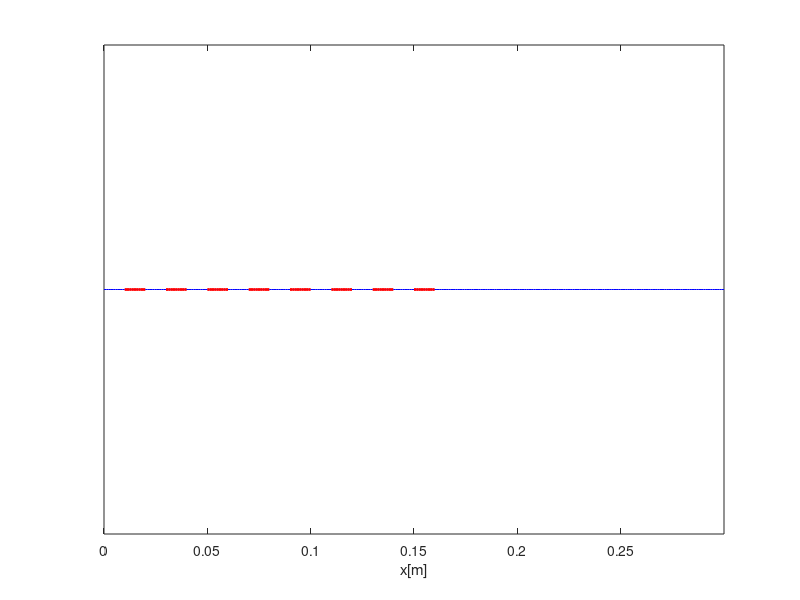
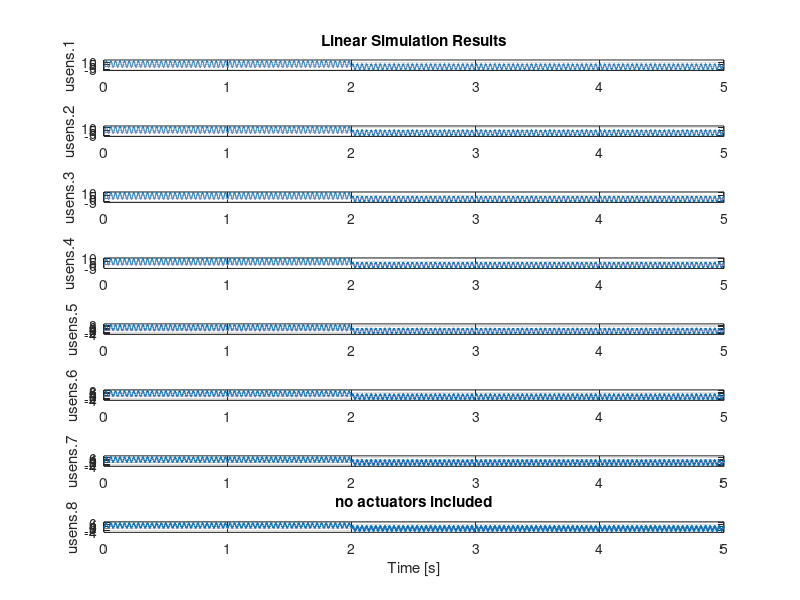

The MATLAB script that drew these images, in order: (Note: this script raises an error after producing the figures.)
clear all;clc;close all;   %#ok<CLSCR>
%%

%important  parameters

%my beam
%p=7880;         %steel
%p=7880;         %steel
%p=1800 ;         %epoxy resin/fiber glass beam
p=2770 ;         %aluminium
Width=0.02;h=0.003;
Asurface=Width*h;
I=(1/12)*Width*(h^3);
%E=2.1*(10^11);       %steel
%E=60*(10^9);          %epoxy regin/fiber glass beam
E=70*(10^9);          %alum
ltot=0.3;
m=p*Asurface*ltot;


%my patch
Epatch=50*1e9;             %piezoelectric patch Young mod piezo 50e9.
d31=-150*1e-12;               %piezoelectric patch
Wp=0.015;             %width
tpax=0.00065;          %thickness
e31=-7.5;
Length=0.01;         %length
epsilon33=1800*8.85*1e-12;       %clamped dielectric constant  
Cp=Length*Wp*epsilon33/tpax;

khatnum=E*I*3*Epatch*(((h/2)+tpax)^2-(h/2)^2)*d31;
khatden=4*tpax*(Epatch*((h/2+tpax)^3-(h/2)^3)+E*(h/2)^3);
khat=khatnum/khatden;

ga=khat/(p*Asurface);gs=(-d31*Epatch*Wp*((h/2)+tpax))/Cp;



zeta=1e-12*ones(8,1);
zeta2=[0.01;0.009;0.009;0.009;0.009;0.009;0.009;0.009];

%coef10e=1e+3;
coef10e=1e5;le2=1e+2;

n=30;                                      %seperation , #of elements

force=.1; %Nt
%lQrcon2=1e+20;lR=1e+5;         %ayto apodykneiei oti synadei me tis alles methodoys
lQrcon2=1e2;lR=1e+7;

%%
%FEMs
%consists of #n FEMs


%determine the number of the elements seperation

l=ltot/n;
ndofs=2*(n+1);                             %  # of dofs
Mtot=zeros(ndofs,ndofs);Ktot=zeros(ndofs,ndofs);
temp=0;kE=(E*I)/(l^3);mE=(1/420)*(p*Asurface*l);

for i=1:n                                 %Mtot & Ktot
    K=kE*([12 6*l -12 6*l ; 6*l 4*(l^2) -6*l 2*(l^2) ; -12 -6*l 12 -6*l ; 6*l 2*(l^2) -6*l 4*(l^2)]);
    M=mE*([156 22*l 54 -13*l ; 22*l 4*(l^2) 13*l -3*(l^2) ; 54 13*l 156 -22*l ; -13*l -3*(l^2) -22*l 4*(l^2)]);
    Mtot(temp+1:temp+4,temp+1:temp+4)=Mtot(temp+1:temp+4,temp+1:temp+4)+M;
    Ktot(temp+1:temp+4,temp+1:temp+4)=Ktot(temp+1:temp+4,temp+1:temp+4)+K;
    temp=temp+2;
end

%%
%contraints determination for fems
%eigenvalues & eigenvectors

Kr=Ktot(3:size(Ktot,1),3:size(Ktot,2));Mr=Mtot(3:size(Ktot,1),3:size(Ktot,2));
[vec,valsqr]=eig(Kr,Mr);Eigenvalues=sqrt(diag(valsqr));

%%
%modes
le=linspace(0,ltot/n,15);               %x-axis position
Wh=zeros(n,length(le),size(vec,2));    %modes matrix
vec1=[zeros(2,size(vec,1));vec];
for z=1:(size(vec,2))                  %for every mode 
      temp=0;
 for j=1:n                             %for every part

  for i=1:length(le)                   %for part length(plot)
  
   phi1=1-3*(le(i)/(ltot/n))^2+2*(le(i)/(ltot/n))^3;
   phi2=(ltot/n)*((le(i)/(ltot/n))-2*(le(i)/(ltot/n))^2+(le(i)/(ltot/n))^3);
   phi3=3*(le(i)/(ltot/n))^2-2*(le(i)/(ltot/n))^3;
   phi4=(ltot/n)*(-(le(i)/(ltot/n))^2+(le(i)/(ltot/n))^3);
   Wh(j,i,z)=phi1*vec1(1+temp,z)+phi2*vec1(2+temp,z)+phi3*vec1(3+temp,z)+phi4*vec1(4+temp,z);
  
  end 
      temp=temp+2;
 end
end

%%
%modeshapes WH 

WH=zeros(size(Wh,3),size(Wh,2)*size(Wh,1));

for i=1:size(Wh,3)
    temp=0;
   for j=1:size(Wh,1)
      WH(i,1+temp:size(Wh,2)+temp)=Wh(j,:,i);
      temp=temp+size(Wh,2) ;
   end
end
lee=[];constant=0;
for i=1:size(Wh,1)
    lee=[lee le+constant];                                %#ok<AGROW>
    constant=constant+(ltot/n);
end

figure;
for i=1:size(WH,1)
    subplot(size(WH,1)/2,2,i);plot(lee,WH(i,:));
    ylabel(['X_' num2str(i), '[m]']);xlabel(['x[m]  ' , '-  mode for eigenvalue  :  ',num2str(Eigenvalues(i))])
end
clf;close figure 1
%%
%Patches

temp=2;numofpatches=0;
for i=1:floor(n/2)
temp=temp+4;numofpatches=numofpatches+1;
end
if n>8; numofpatches=8; end
b=zeros(2*n,numofpatches);             %determine bs the refering to control actions on evr dof - patches implementation
bw=b(:,1);bw(size(bw,1)-1,1)=1;        %determine the vibration - force at the right edge

patches=zeros(1,numofpatches);
temp=2;temp2=1;temp3=1;holdxs=zeros(numofpatches,2);bi=zeros(numofpatches,size(Mr,1));
for i=1:numofpatches
b(temp,temp2)=-1;b(temp+2,temp2)=1;
bi(temp2,4*i-2)=-1;bi(temp2,4*i)=1;
holdxs(i,[1 2])=[(ltot/n)*temp3 (ltot/n)*(temp3+1)];
patches(i)=(temp/2)+1;
temp=temp+4;temp2=temp2+1;
temp3=temp3+2;
end
%%
%show patch position
figure;lin=0;lfin=ltot/n;
for i=1:n
plot(linspace(lin,lfin,10),zeros(1,length(linspace(lin,lfin,10))),'b');hold on
if mod(i,2)==0 && i<2*numofpatches+1; plot(linspace(lin,lfin,10),zeros(1,length(linspace(lin,lfin,10))),'r','linewidth',2);hold on;end
lin=lfin;lfin=lfin+ltot/n; 
end;xlim([0 ltot]);set(gca,'YTick',[]);xlabel('x[m]')


%%

SQ=sqrt(valsqr);Z=zeros(size(SQ,1),size(SQ,2));
for i=1:2*n
if i==1;Z(i,i)=SQ(i,i)*2*zeta(1,1);end
if i==2;Z(i,i)=SQ(i,i)*2*zeta(2,1);end
if i~=1 && i~=2;Z(i,i)=SQ(i,i)*2*zeta(3,1);end
end
Cr=Mr*vec*Z*vec'*Mr;


A=[zeros(2*n,2*n),eye(2*n);-inv(Mr)*Kr,-inv(Mr)*Cr];
B=[zeros(2*n,2*n);inv(Mr)]*b;
C=[gs*bi,zeros(size(bi))];Dss=0;
Bw=[zeros(2*n,2*n);inv(Mr)]*bw;

sysi=ss(A,[B Bw],C,0);sysi.OutputName='usens.';



%%


white_noise(1,:)=force*zeros(1,1e5); 
white_noise(1,1:40000)=force*ones(1,40000);
tnoise=linspace(0,5,size(white_noise,2));


figure;lsim(sysi(:,9),white_noise,tnoise);title('no actuators included');

%%

load('Preumondmodel.mat')
Q=1e-2;R=1e7;
clear lqr;lqr=lqr(Model.a,Model.b(:,1:8),Q*eye(size(Model.a,1)),R*eye(size(Model.b(:,1:8),2)));

%define Lp observer matrix
% temp=1;
% poles2=-1*1e5*(1:size(Model.a,1)/2);poles=zeros(1,2*size(poles2,2));
% for i=1:length(poles2)
%    poles(1,[temp,temp+1])=[poles2(1,i)+4e4i;poles2(1,i)-4e4i];
%    temp=temp+2;
% end
poles=-1e6*(1:size(Model.a,1));
Lp=place(Model.a',Model.c',poles)';

Bm=Model.b(:,1:end-1);Bwm=Model.b(:,end);

noi=0.3;
%%
a=[Model.a-Lp*Model.c-Bm*lqr Lp*C;-B*lqr A];                  %1:16 Model , 17:32 Plant
b=[Lp;zeros(120,8)]; %system,measurement,control actions,force
c=[Model.c,zeros(size(C));zeros(size(Model.c)),C];              
d=0;
sys=ss(a,b,c,d);
figure;pzmap(sys)